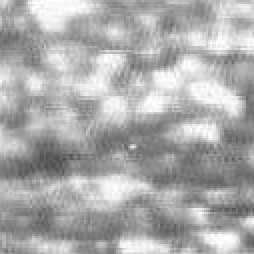
%> input picture data/1.bmp, 127 x 127 px (shown 2 times larger)
$ octave --eval "result = nlcmfunc(imread('data/1.bmp'));"   (GNU Octave 9; MATLAB toolbox functions it lacks are replaced by stand-ins)
%> lines starting %> are read from the running program, lines starting %| are printed output that depends on the picture
% 2016 Effective Infrared Small Target Detection Utilizing a Novel Local Contrast Method
%% ilcm
% 1 ilcm的块分割
% 2 目标框最大值*目标框均值/ 背景框均值的最大值
%% nlcm
% 1: 背景估计,增强目标
% 2: ilcm的块分割
% 3 目标框K个最大值与目标框均值的差的平方和*目标框K个最大值的均值/ 背景框K个最大值均值的最大值
% 1 2 3
% 4    5
% 6 7 8
function re = nlcmfunc(img)
img = double(img);
%% preprocessing
g1 = [1 4 6 4 1;
    4 16 24 16 4;
    6 24 36 24 6;
    4 16 24 16 4;
    1 4 6 4 1]/256;
g2 = ones(5)/25;
dog = g1 - g2;
g = imfilter(img, dog, 'replicate');
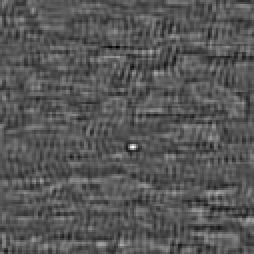
%> g: size 127x127 double (shown 2 times larger); min -13.92, max 26.85, mean 0; drawn with min black and max white
%     figure; imshow(g, []);
%%  NLCM1
bs = 12;
K = 3;
%% NLCM2
% bs = 10;
% K = 2;
re = subfunc(g, bs, K);
end
function out1 = subfunc(img, reg_size, K)
%> called with reg_size = 12, K = 3
%% 分块的方法与ilcm相同
[nrows,ncols]=size(img);
%> nrows = 127; ncols = 127
stp_size=reg_size/2;
pad_nr=mod(nrows-reg_size,stp_size);
%> pad_nr = 1
pad_nc=mod(ncols-reg_size,stp_size);
%> pad_nc = 1
pad_r=0;
if (pad_nr ~= 0)
    pad_r=stp_size-pad_nr;
%> pad_r = 5
end
pad_c=0;
if (pad_nc ~= 0)
    pad_c=stp_size-pad_nc;
%> pad_c = 5
end
img_pad=padarray(img,[pad_r pad_c],'replicate','post');
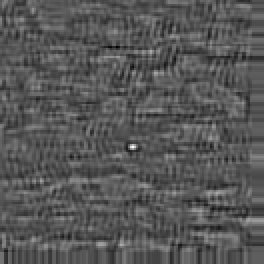
%> img_pad: size 132x132 double (shown 2 times larger); min -13.92, max 26.85, mean 0; drawn with min black and max white
[nrows1,ncols1]=size(img_pad);
%> nrows1 = 132; ncols1 = 132
a=ceil((nrows1-reg_size)/(stp_size))+1;
%> a = 21
b=ceil((ncols1-reg_size)/(stp_size))+1;
%> b = 21
IVaru=zeros(a,b);
IMeani=zeros(a,b);
for i=1:a
    for j=1:b
        temp=img_pad(stp_size*(i-1)+1:stp_size*(i-1)+reg_size,stp_size*(j-1)+1:stp_size*(j-1)+reg_size);
        tt = sort(temp(:), 'descend');
        I0 = tt(1:K);
        m= mean(temp(:));
        IVari = sum( (I0 - m).^2 );
        IVaru(i, j) = IVari;
        IMeani(i, j) = mean(I0);
    end
end
tt=imdilate(IMeani,[1 1 1;1 0 1;1 1 1]);
out=IVaru.*IMeani./tt;
%%
out2 = zeros(nrows,ncols);
for i=1:a
    for j=1:b
        out2(stp_size*(i-1)+1:stp_size*(i-1)+reg_size,stp_size*(j-1)+1:stp_size*(j-1)+reg_size) = out(i,j);
    end
end
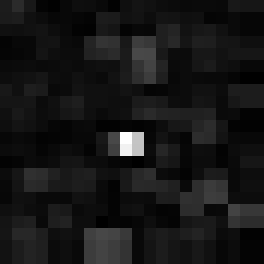
%> out2: size 132x132 double (shown 2 times larger); min 7.05, max 1538.9, mean 140.1; drawn with min black and max white
out1 = imresize(out, size(img), 'bilinear');
if 0
    figure; imshow(out, []);
    figure; imshow(out1, []);
    figure; imshow(out2, []);
end
end
%> in nlcmfunc, `re = subfunc(g, bs, K);`:
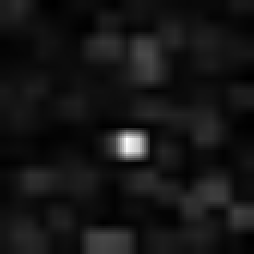
%> re: size 127x127 double (shown 2 times larger); min 12.36, max 1527.1, mean 140.8; drawn with min black and max white

$ run again, on data/10.bmp
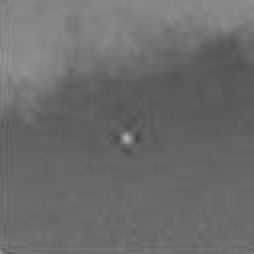
%> input picture data/10.bmp, 127 x 127 px (shown 2 times larger)
%> in subfunc, `img_pad=padarray(img,[pad_r pad_c],'replicate','post');`:
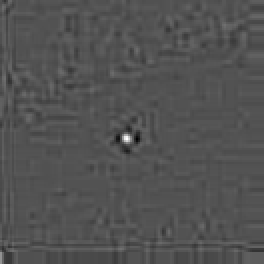
%> img_pad: size 132x132 double (shown 2 times larger); min -6.96, max 14.5, mean -0.0133; drawn with min black and max white
%> after the loop in subfunc, `for i=1:a`:
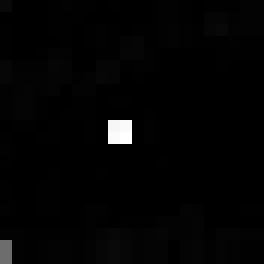
%> out2: size 132x132 double (shown 2 times larger); min 0.0709, max 524.1, mean 8.5; drawn with min black and max white

$ run again, on data/11.bmp
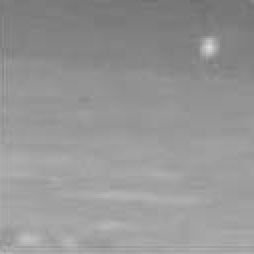
%> input picture data/11.bmp, 127 x 127 px (shown 2 times larger)
%> in subfunc, `img_pad=padarray(img,[pad_r pad_c],'replicate','post');`:
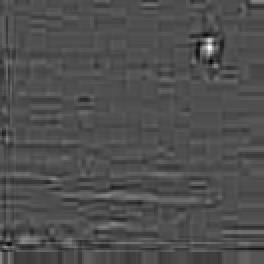
%> img_pad: size 132x132 double (shown 2 times larger); min -4.24, max 9.37, mean -0.0205; drawn with min black and max white
%> in nlcmfunc, `re = subfunc(g, bs, K);`:
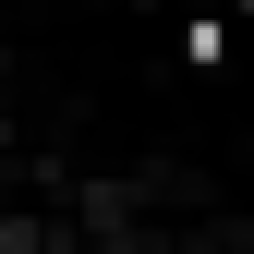
%> re: size 127x127 double (shown 2 times larger); min 0.0237, max 186.7, mean 6.5

$ run again, on data/12.bmp
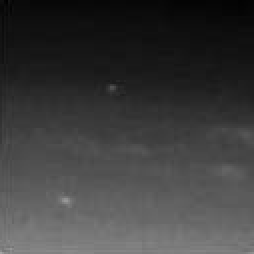
%> input picture data/12.bmp, 127 x 127 px (shown 2 times larger)
%> in subfunc, `img_pad=padarray(img,[pad_r pad_c],'replicate','post');`:
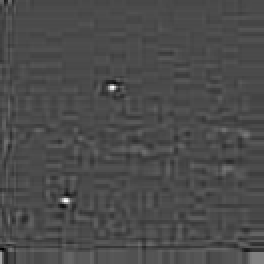
%> img_pad: size 132x132 double (shown 2 times larger); min -4.58, max 10.97, mean 0.0236; drawn with min black and max white
%> in nlcmfunc, `re = subfunc(g, bs, K);`:
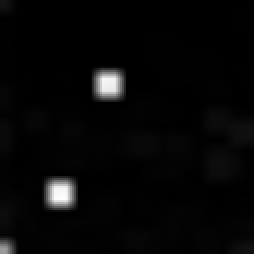
%> re: size 127x127 double (shown 2 times larger); min 0.026, max 290.9, mean 8.1; drawn with min black and max white
